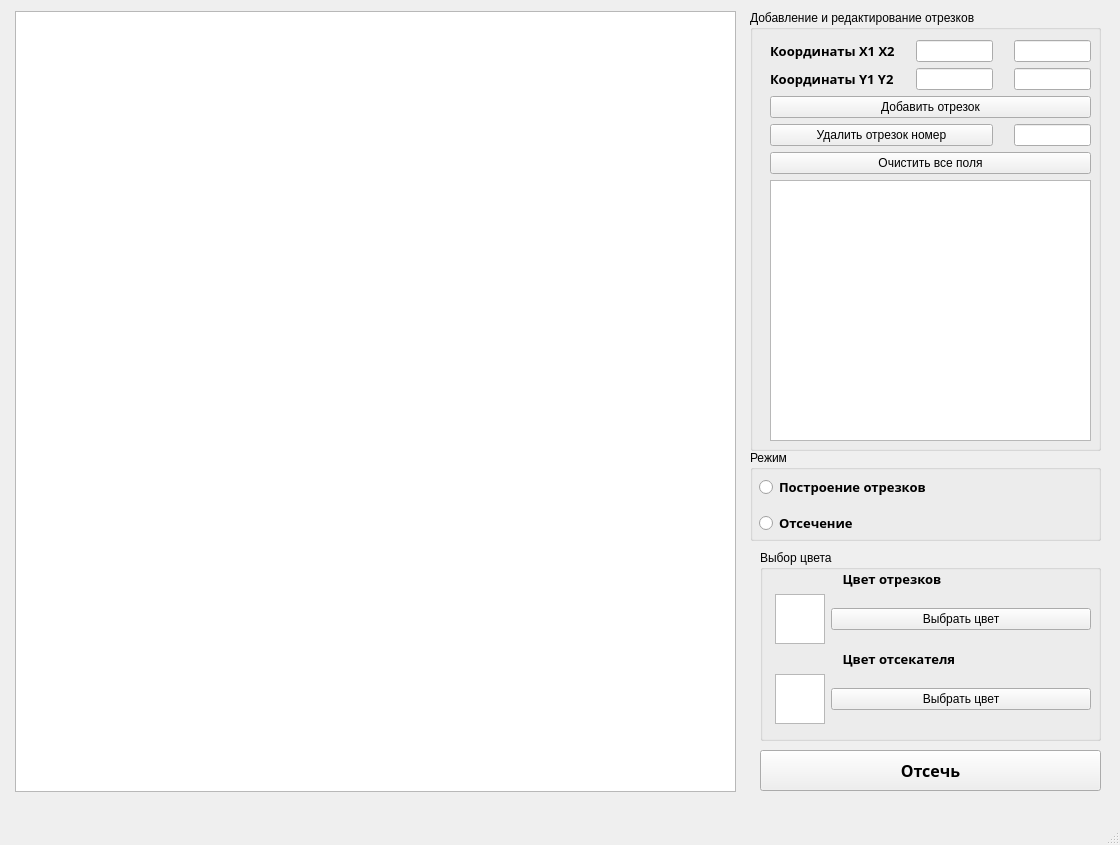
<?xml version="1.0" encoding="UTF-8"?>
<ui version="4.0">
 <class>MainWindow</class>
 <widget class="QMainWindow" name="MainWindow">
  <property name="geometry">
   <rect>
    <x>0</x>
    <y>0</y>
    <width>1120</width>
    <height>845</height>
   </rect>
  </property>
  <property name="windowTitle">
   <string>MainWindow</string>
  </property>
  <widget class="QWidget" name="centralwidget">
   <widget class="QGraphicsView" name="c">
    <property name="geometry">
     <rect>
      <x>15</x>
      <y>11</y>
      <width>721</width>
      <height>781</height>
     </rect>
    </property>
   </widget>
   <widget class="QGroupBox" name="groupBox">
    <property name="geometry">
     <rect>
      <x>750</x>
      <y>10</y>
      <width>351</width>
      <height>441</height>
     </rect>
    </property>
    <property name="title">
     <string>Добавление и редактирование отрезков</string>
    </property>
    <widget class="QWidget" name="gridLayoutWidget">
     <property name="geometry">
      <rect>
       <x>20</x>
       <y>30</y>
       <width>321</width>
       <height>401</height>
      </rect>
     </property>
     <layout class="QGridLayout" name="gridLayout">
      <item row="1" column="3">
       <spacer name="horizontalSpacer_6">
        <property name="orientation">
         <enum>Qt::Horizontal</enum>
        </property>
        <property name="sizeHint" stdset="0">
         <size>
          <width>40</width>
          <height>20</height>
         </size>
        </property>
       </spacer>
      </item>
      <item row="0" column="2">
       <widget class="QLineEdit" name="x1_entry"/>
      </item>
      <item row="1" column="1">
       <spacer name="horizontalSpacer_3">
        <property name="orientation">
         <enum>Qt::Horizontal</enum>
        </property>
        <property name="sizeHint" stdset="0">
         <size>
          <width>40</width>
          <height>20</height>
         </size>
        </property>
       </spacer>
      </item>
      <item row="0" column="1">
       <spacer name="horizontalSpacer_2">
        <property name="orientation">
         <enum>Qt::Horizontal</enum>
        </property>
        <property name="sizeHint" stdset="0">
         <size>
          <width>40</width>
          <height>20</height>
         </size>
        </property>
       </spacer>
      </item>
      <item row="1" column="0">
       <widget class="QLabel" name="label_2">
        <property name="font">
         <font>
          <family>Yu Gothic UI Semibold</family>
          <pointsize>10</pointsize>
          <weight>75</weight>
          <bold>true</bold>
         </font>
        </property>
        <property name="text">
         <string>Координаты Y1 Y2</string>
        </property>
       </widget>
      </item>
      <item row="1" column="2">
       <widget class="QLineEdit" name="y1_entry"/>
      </item>
      <item row="0" column="0">
       <widget class="QLabel" name="label">
        <property name="font">
         <font>
          <family>Yu Gothic UI Semibold</family>
          <pointsize>10</pointsize>
          <weight>75</weight>
          <bold>true</bold>
         </font>
        </property>
        <property name="text">
         <string>Координаты Х1 X2</string>
        </property>
       </widget>
      </item>
      <item row="0" column="3">
       <spacer name="horizontalSpacer_5">
        <property name="orientation">
         <enum>Qt::Horizontal</enum>
        </property>
        <property name="sizeHint" stdset="0">
         <size>
          <width>40</width>
          <height>20</height>
         </size>
        </property>
       </spacer>
      </item>
      <item row="0" column="4">
       <widget class="QLineEdit" name="x2_entry"/>
      </item>
      <item row="1" column="4">
       <widget class="QLineEdit" name="y2_entry"/>
      </item>
      <item row="2" column="0" colspan="5">
       <widget class="QPushButton" name="add_point">
        <property name="text">
         <string>Добавить отрезок</string>
        </property>
       </widget>
      </item>
      <item row="3" column="4">
       <widget class="QLineEdit" name="point_num_entry"/>
      </item>
      <item row="3" column="0" colspan="3">
       <widget class="QPushButton" name="delete_point">
        <property name="text">
         <string>Удалить отрезок номер</string>
        </property>
       </widget>
      </item>
      <item row="6" column="0" colspan="5">
       <widget class="QPushButton" name="clear_all">
        <property name="text">
         <string>Очистить все поля</string>
        </property>
       </widget>
      </item>
      <item row="7" column="0" colspan="5">
       <widget class="QListWidget" name="list_point"/>
      </item>
     </layout>
    </widget>
   </widget>
   <widget class="QGroupBox" name="groupBox_2">
    <property name="geometry">
     <rect>
      <x>750</x>
      <y>450</y>
      <width>351</width>
      <height>91</height>
     </rect>
    </property>
    <property name="title">
     <string>Режим</string>
    </property>
    <widget class="QWidget" name="gridLayoutWidget_2">
     <property name="geometry">
      <rect>
       <x>9</x>
       <y>19</y>
       <width>331</width>
       <height>72</height>
      </rect>
     </property>
     <layout class="QGridLayout" name="gridLayout_2">
      <item row="2" column="1">
       <spacer name="horizontalSpacer_4">
        <property name="orientation">
         <enum>Qt::Horizontal</enum>
        </property>
        <property name="sizeType">
         <enum>QSizePolicy::Fixed</enum>
        </property>
        <property name="sizeHint" stdset="0">
         <size>
          <width>60</width>
          <height>20</height>
         </size>
        </property>
       </spacer>
      </item>
      <item row="2" column="0">
       <widget class="QRadioButton" name="cutter">
        <property name="font">
         <font>
          <family>Yu Gothic UI Semibold</family>
          <pointsize>10</pointsize>
          <weight>75</weight>
          <bold>true</bold>
         </font>
        </property>
        <property name="text">
         <string>Отсечение</string>
        </property>
       </widget>
      </item>
      <item row="0" column="0">
       <widget class="QRadioButton" name="lines_draw">
        <property name="font">
         <font>
          <family>Yu Gothic UI Semibold</family>
          <pointsize>10</pointsize>
          <weight>75</weight>
          <bold>true</bold>
         </font>
        </property>
        <property name="text">
         <string>Построение отрезков</string>
        </property>
       </widget>
      </item>
     </layout>
    </widget>
   </widget>
   <widget class="QGroupBox" name="groupBox_3">
    <property name="geometry">
     <rect>
      <x>760</x>
      <y>550</y>
      <width>341</width>
      <height>191</height>
     </rect>
    </property>
    <property name="title">
     <string>Выбор цвета</string>
    </property>
    <widget class="QWidget" name="gridLayoutWidget_3">
     <property name="geometry">
      <rect>
       <x>0</x>
       <y>20</y>
       <width>331</width>
       <height>176</height>
      </rect>
     </property>
     <layout class="QGridLayout" name="gridLayout_3">
      <item row="1" column="0">
       <spacer name="horizontalSpacer">
        <property name="orientation">
         <enum>Qt::Horizontal</enum>
        </property>
        <property name="sizeType">
         <enum>QSizePolicy::Fixed</enum>
        </property>
        <property name="sizeHint" stdset="0">
         <size>
          <width>15</width>
          <height>20</height>
         </size>
        </property>
       </spacer>
      </item>
      <item row="3" column="2">
       <widget class="QPushButton" name="col_cut_shoose">
        <property name="text">
         <string>Выбрать цвет</string>
        </property>
       </widget>
      </item>
      <item row="3" column="1">
       <widget class="QGraphicsView" name="c_col_cut">
        <property name="maximumSize">
         <size>
          <width>50</width>
          <height>50</height>
         </size>
        </property>
       </widget>
      </item>
      <item row="0" column="1" colspan="2">
       <widget class="QLabel" name="label_4">
        <property name="font">
         <font>
          <family>Yu Gothic UI Semibold</family>
          <pointsize>10</pointsize>
          <weight>75</weight>
          <bold>true</bold>
         </font>
        </property>
        <property name="text">
         <string>                    Цвет отрезков</string>
        </property>
       </widget>
      </item>
      <item row="1" column="1">
       <widget class="QGraphicsView" name="c_col_line">
        <property name="maximumSize">
         <size>
          <width>50</width>
          <height>50</height>
         </size>
        </property>
       </widget>
      </item>
      <item row="2" column="1" colspan="2">
       <widget class="QLabel" name="label_6">
        <property name="font">
         <font>
          <family>Yu Gothic UI Semibold</family>
          <pointsize>10</pointsize>
          <weight>75</weight>
          <bold>true</bold>
         </font>
        </property>
        <property name="text">
         <string>                    Цвет отсекателя</string>
        </property>
       </widget>
      </item>
      <item row="1" column="2">
       <widget class="QPushButton" name="col_line_choose">
        <property name="text">
         <string>Выбрать цвет</string>
        </property>
       </widget>
      </item>
      <item row="4" column="2">
       <spacer name="verticalSpacer">
        <property name="orientation">
         <enum>Qt::Vertical</enum>
        </property>
        <property name="sizeHint" stdset="0">
         <size>
          <width>20</width>
          <height>15</height>
         </size>
        </property>
       </spacer>
      </item>
     </layout>
    </widget>
   </widget>
   <widget class="QPushButton" name="cut_button">
    <property name="geometry">
     <rect>
      <x>760</x>
      <y>750</y>
      <width>341</width>
      <height>41</height>
     </rect>
    </property>
    <property name="font">
     <font>
      <family>Yu Gothic UI Semibold</family>
      <pointsize>12</pointsize>
      <weight>75</weight>
      <bold>true</bold>
     </font>
    </property>
    <property name="text">
     <string>Отсечь</string>
    </property>
   </widget>
  </widget>
  <widget class="QMenuBar" name="menubar">
   <property name="geometry">
    <rect>
     <x>0</x>
     <y>0</y>
     <width>1120</width>
     <height>26</height>
    </rect>
   </property>
  </widget>
  <widget class="QStatusBar" name="statusbar"/>
 </widget>
 <resources/>
 <connections/>
</ui>
